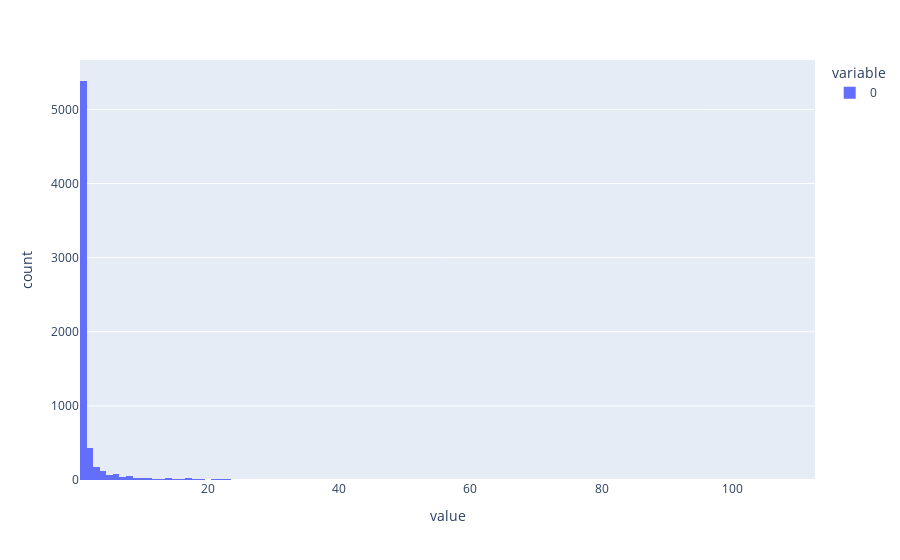

Notebook code cell kept with this figure:
### Code cell
px.histogram([len(communities[k]) for k in communities])

### Figure 1 — Plotly figure (JSON) as saved in the notebook; plotly's stock layout.template omitted (floating-point values rounded to 4 significant figures; data arrays with more than 128 entries replaced by an {"elided": "..."} marker saying what was removed)
{"data": [{"alignmentgroup": "True", "bingroup": "x", "hovertemplate": "variable=0<br>value=%{x}<br>count=%{y}<extra></extra>", "legendgroup": "0", "marker": {"color": "#636efa", "pattern": {"shape": ""}}, "name": "0", "offsetgroup": "0", "orientation": "v", "showlegend": true, "type": "histogram", "x": {"elided": "6667 int values"}, "xaxis": "x", "yaxis": "y"}], "layout": {"autosize": true, "barmode": "relative", "legend": {"title": {"text": "variable"}, "tracegroupgap": 0}, "margin": {"t": 60}, "xaxis": {"anchor": "y", "autorange": true, "domain": [0, 1], "range": [0.5, 112.5], "title": {"text": "value"}, "type": "linear"}, "yaxis": {"anchor": "x", "autorange": true, "domain": [0, 1], "range": [0, 5667.0], "title": {"text": "count"}}}}
